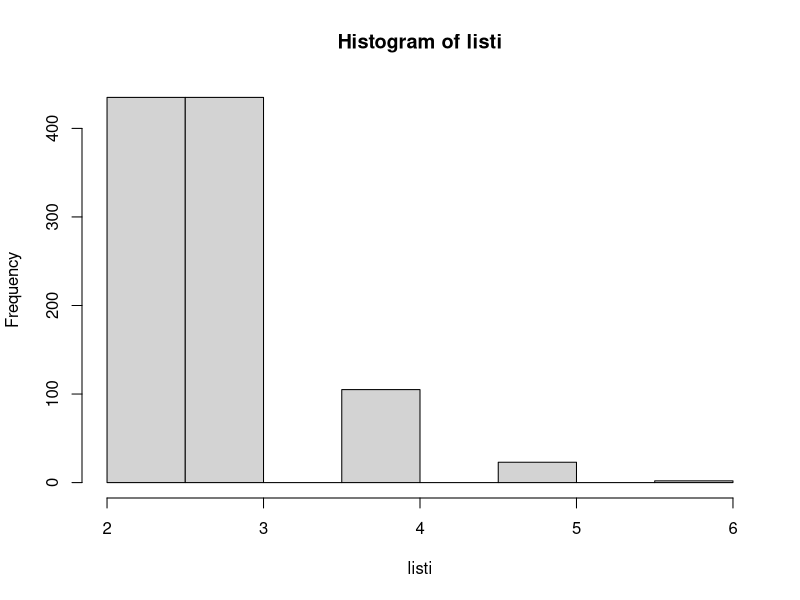

Here is the R script that generated this plot:
# I can't remember why I wrote this exactly, but it's a simulation choosing 18 'cards' out of 22, and checking to see how many draws it takes until you see all cards?
cards <- 1:22

listi <- c()
for (n in 1:1000) {
  tracker <- c()
  for (i in 1:10) {
    x <- sample(cards, 18)
    if (is.null(tracker)) {
      tracker <- sort(x)
    } else {
      tracker <- union(tracker, x)
      tracker <- sort(tracker)
    }
    print(tracker)
    if (identical(tracker, cards) & length(listi) != n) {
      listi <- c(listi, i)
    }
  }
}

hist(listi)


